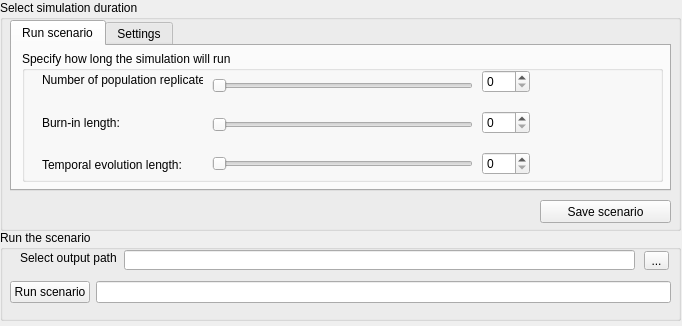
      <widget class="QWidget" name="page_7">
       <property name="geometry">
        <rect>
         <x>0</x>
         <y>0</y>
         <width>682</width>
         <height>326</height>
        </rect>
       </property>
       <attribute name="label">
        <string>Step 3 - Run / re-run scenario</string>
       </attribute>
       <widget class="QGroupBox" name="groupBox_6">
        <property name="geometry">
         <rect>
          <x>0</x>
          <y>230</y>
          <width>681</width>
          <height>91</height>
         </rect>
        </property>
        <property name="title">
         <string>Run the scenario</string>
        </property>
        <widget class="QLabel" name="label_31">
         <property name="geometry">
          <rect>
           <x>20</x>
           <y>20</y>
           <width>101</width>
           <height>16</height>
          </rect>
         </property>
         <property name="text">
          <string>Select output path</string>
         </property>
        </widget>
        <widget class="QLineEdit" name="lineEdit_16">
         <property name="geometry">
          <rect>
           <x>124</x>
           <y>20</y>
           <width>511</width>
           <height>20</height>
          </rect>
         </property>
        </widget>
        <widget class="QToolButton" name="toolButton_4">
         <property name="geometry">
          <rect>
           <x>644</x>
           <y>21</y>
           <width>25</width>
           <height>19</height>
          </rect>
         </property>
         <property name="text">
          <string>...</string>
         </property>
        </widget>
        <widget class="QWidget" name="layoutWidget">
         <property name="geometry">
          <rect>
           <x>10</x>
           <y>50</y>
           <width>661</width>
           <height>25</height>
          </rect>
         </property>
         <layout class="QHBoxLayout" name="horizontalLayout_38">
          <item>
           <widget class="QPushButton" name="pushButton_11">
            <property name="text">
             <string>Run scenario</string>
            </property>
           </widget>
          </item>
          <item>
           <widget class="QLineEdit" name="lineEdit_14"/>
          </item>
         </layout>
        </widget>
       </widget>
       <widget class="QGroupBox" name="groupBox_7">
        <property name="geometry">
         <rect>
          <x>0</x>
          <y>0</y>
          <width>681</width>
          <height>231</height>
         </rect>
        </property>
        <property name="title">
         <string>Select simulation duration</string>
        </property>
        <widget class="QTabWidget" name="tabWidget_2">
         <property name="geometry">
          <rect>
           <x>10</x>
           <y>20</y>
           <width>661</width>
           <height>171</height>
          </rect>
         </property>
         <property name="currentIndex">
          <number>0</number>
         </property>
         <widget class="QWidget" name="tab_3">
          <attribute name="title">
           <string>Run scenario</string>
          </attribute>
          <widget class="QGroupBox" name="groupBox_27">
           <property name="geometry">
            <rect>
             <x>10</x>
             <y>5</y>
             <width>641</width>
             <height>131</height>
            </rect>
           </property>
           <property name="title">
            <string>Specify how long the simulation will run</string>
           </property>
           <widget class="QWidget" name="layoutWidget_40">
            <property name="geometry">
             <rect>
              <x>460</x>
              <y>7</y>
              <width>48</width>
              <height>131</height>
             </rect>
            </property>
            <layout class="QVBoxLayout" name="verticalLayout_40">
             <item>
              <widget class="QSpinBox" name="spinBox_37"/>
             </item>
             <item>
              <widget class="QSpinBox" name="spinBox_38"/>
             </item>
             <item>
              <widget class="QSpinBox" name="spinBox_39"/>
             </item>
            </layout>
           </widget>
           <widget class="QWidget" name="layoutWidget_41">
            <property name="geometry">
             <rect>
              <x>190</x>
              <y>9</y>
              <width>261</width>
              <height>131</height>
             </rect>
            </property>
            <layout class="QVBoxLayout" name="verticalLayout_41">
             <item>
              <widget class="QSlider" name="horizontalSlider_45">
               <property name="orientation">
                <enum>Qt::Horizontal</enum>
               </property>
              </widget>
             </item>
             <item>
              <widget class="QSlider" name="horizontalSlider_46">
               <property name="orientation">
                <enum>Qt::Horizontal</enum>
               </property>
              </widget>
             </item>
             <item>
              <widget class="QSlider" name="horizontalSlider_47">
               <property name="orientation">
                <enum>Qt::Horizontal</enum>
               </property>
              </widget>
             </item>
            </layout>
           </widget>
           <widget class="QWidget" name="layoutWidget_42">
            <property name="geometry">
             <rect>
              <x>20</x>
              <y>11</y>
              <width>161</width>
              <height>121</height>
             </rect>
            </property>
            <layout class="QVBoxLayout" name="verticalLayout_42">
             <item>
              <widget class="QLabel" name="label_58">
               <property name="text">
                <string>Number of population replicates:</string>
               </property>
              </widget>
             </item>
             <item>
              <widget class="QLabel" name="label_59">
               <property name="text">
                <string>Burn-in length:</string>
               </property>
              </widget>
             </item>
             <item>
              <widget class="QLabel" name="label_60">
               <property name="text">
                <string>Temporal evolution length:</string>
               </property>
              </widget>
             </item>
            </layout>
           </widget>
          </widget>
         </widget>
         <widget class="QWidget" name="tab_4">
          <attribute name="title">
           <string>Settings</string>
          </attribute>
         </widget>
        </widget>
        <widget class="QPushButton" name="pushButton_8">
         <property name="geometry">
          <rect>
           <x>540</x>
           <y>200</y>
           <width>131</width>
           <height>23</height>
          </rect>
         </property>
         <property name="text">
          <string>Save scenario</string>
         </property>
        </widget>
       </widget>
      </widget>
